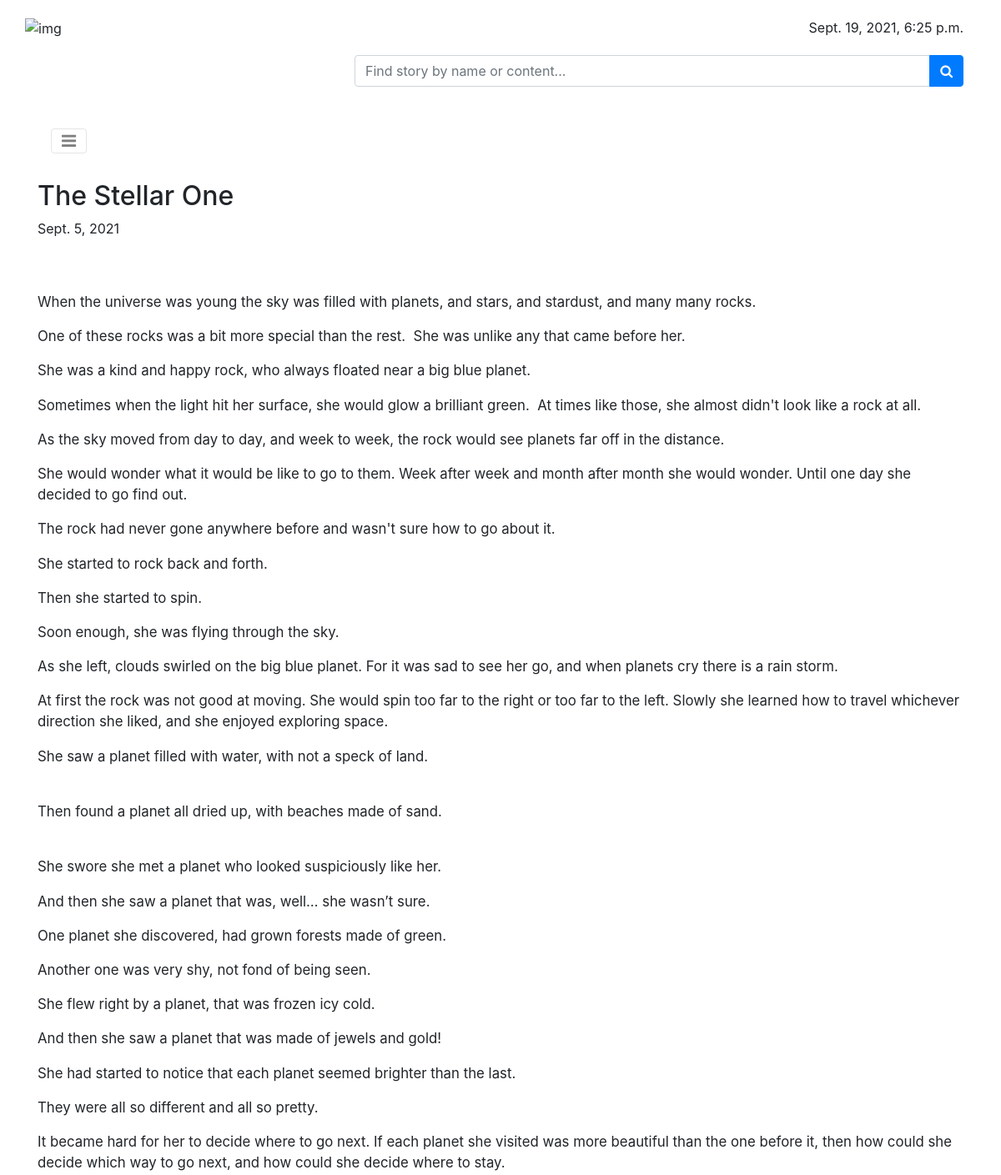
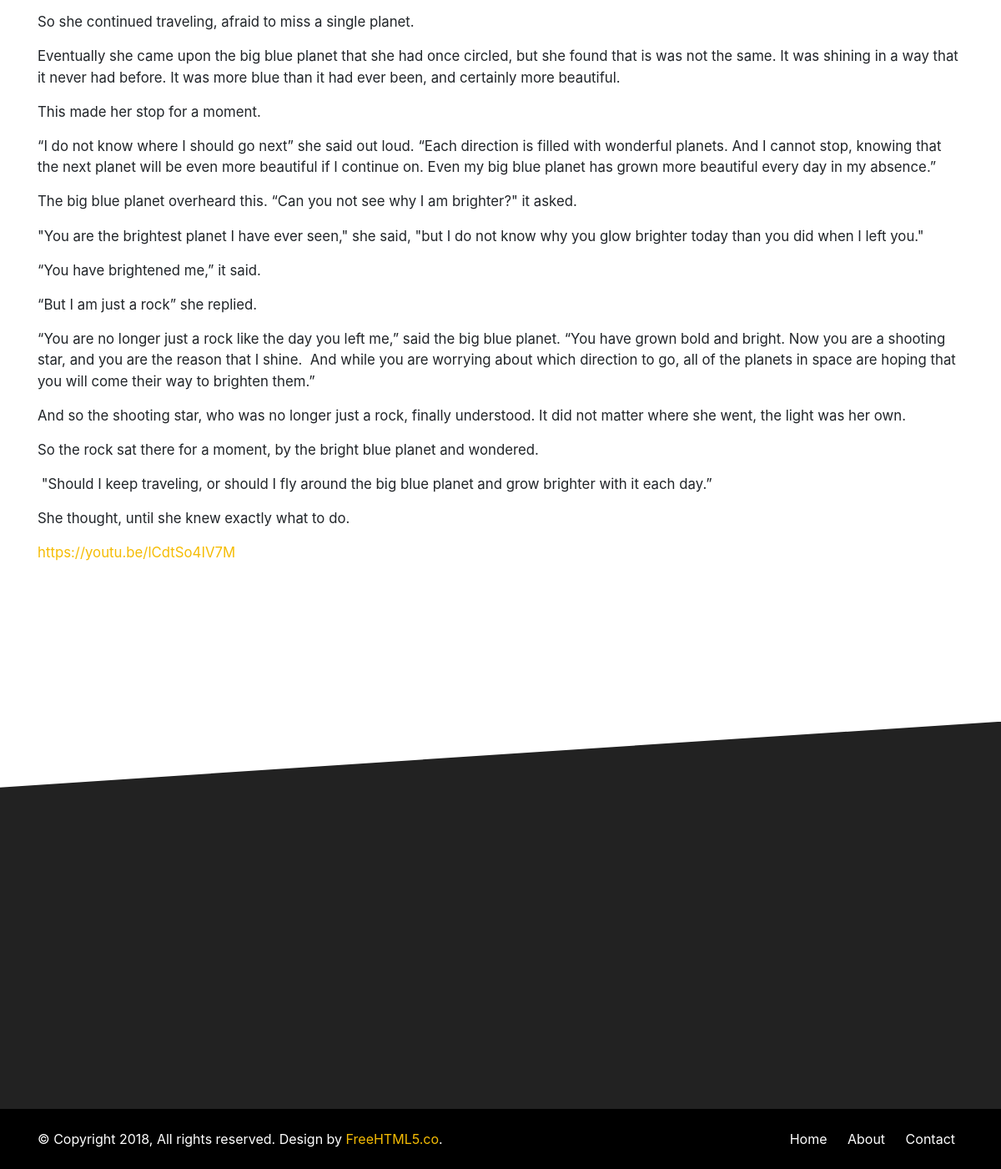
Page /story.html/1/ on the committed database (2 pictures, top to bottom).
### stories/models.py (models this page shows, shortened)
class Story(models.Model):
    category = models.ForeignKey(Category, on_delete=models.PROTECT)
    name = models.CharField(max_length=250, unique=True)
    author = models.CharField(max_length=250)
    url = models.URLField(null=True)
    content = RichTextUploadingField()
    public_day = models.DateField(default=datetime.date.today)
    image = models.ImageField(upload_to="stories/images", default="stories/images/default.jpg")

### stories/views.py (the view)
# urls.py: path('story.html/<int:pk>/', views.story, name='story.html'),
def story(request, pk):
    story_select = Story.objects.get(pk=pk)
    stories = Story.objects.filter(category=story_select.category).order_by("-id")
    context = {'today': now, 'story': story_select, 'stories': stories, 'newest': newest,
               'next_4_newest': next_4_newest, 'newest_4': newest_4, 'most_viewed_stories': most_viewed_stories}
    return render(request, "stories/story.html", context)

### stories/templates/stories/story.html (shortened to what this page needs)
{% extends 'stories/base.html' %}
{% load static %}
{% block content %}
<div id="fh5co-single-content" class="container-fluid pb-4 pt-4 paddding">
    <div class="container paddding">
        <div class="row mx-0">
            <div class="col-md-12 animate-box" data-animate-effect="fadeInLeft">
                <h2>{{ story.name }}</h2>
                <span>{{ story.public_day }}</span>
            </div>
        </div>
    </div>
</div>
<div id="fh5co-single-content" class="container-fluid pb-4 pt-4 paddding">
    <div class="container paddding">
        <div class="row mx-0">
            <div class="col-md-12 animate-box" data-animate-effect="fadeInLeft">
				<p>{{ story.content|safe }}</p>
                <p><a href="{{ story.url }}">{{ story.url }}</a></p>
            </div>
        </div>
    </div>
</div>
<div class="container-fluid pb-4 pt-5">
</div>
{% endblock content %}

### stories/static/stories/css/style_1.css (style rules this page uses)
a,a:hover { color:#f5bc04 }
.paddding { padding-left:0 !important;padding-right:0 !important }
.js .animate-box { opacity:0 }
#fh5co-single-content { z-index:999;background:white }
#fh5co-single-content p,#fh5co-single-content ul li { font-size:1.05rem }

### rows in the picture
Story: name "The Stellar One", public_day "Sept. 5, 2021", content "When the universe was young the sky was filled with planets, and stars, and stardust, and many many rocks. One of these rocks was a bit more special than the rest. She was unlike any that came before her. She was a kind and happy rock, who always floated near a big blue planet. Sometimes when the light hit her surface, she would glow a brilliant green. At times like those, she almost didn't look like a rock at all. As the sky moved from day to day, and week to week, the rock would see planets far off in the distance. She would wonder what it would be like to go to them. Week after week and month after month she would wonder. Until one day she decided to go find out. The rock had never gone…", url "https://youtu.be/lCdtSo4IV7M"

### other values in the picture
{{ today }} "Sept. 19, 2021, 6:25 p.m."
